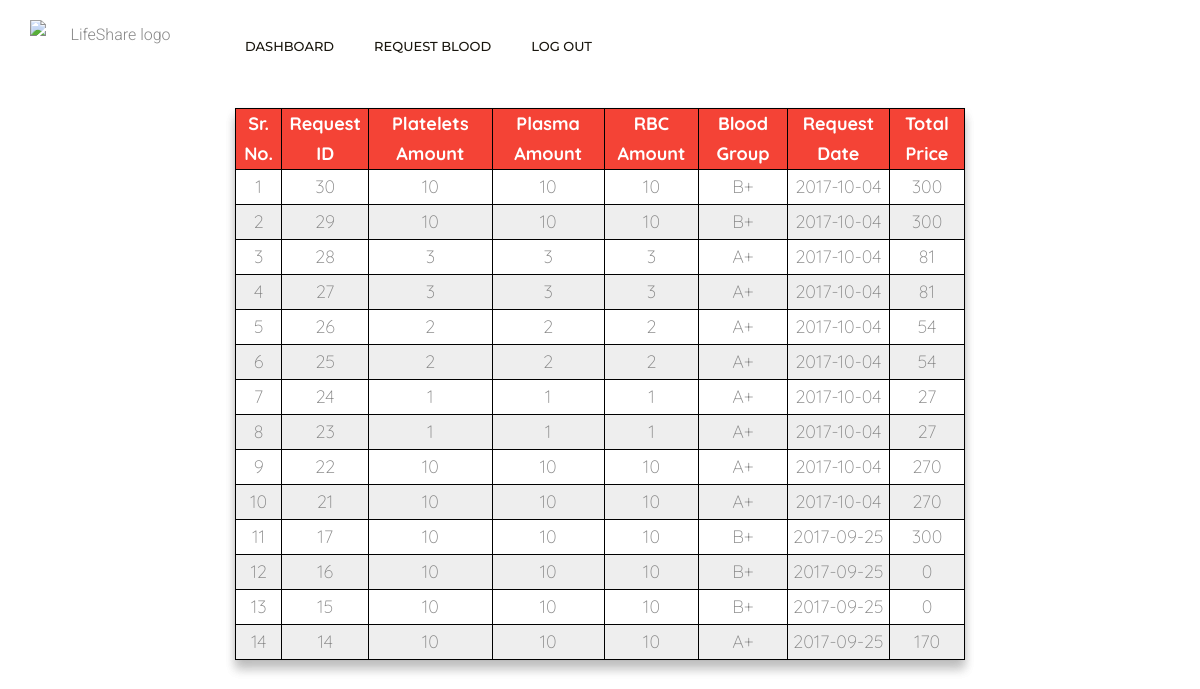
The app's page /hospital_details.php (signed in) with its own data.
### tables this page shows
CREATE TABLE IF NOT EXISTS `blood_request` (
  `req_no` bigint(20) NOT NULL AUTO_INCREMENT,
  `hp_id` bigint(20) DEFAULT NULL,
  `platelets_amt` int(11) DEFAULT NULL,
  `plasma_amt` int(11) DEFAULT NULL,
  `rbc_amt` int(11) DEFAULT NULL,
  `whole_amt` int(11) NOT NULL DEFAULT '0',
  `blood_grp` varchar(3) NOT NULL,
  `type` varchar(50) NOT NULL,
  `patient_id` int(11) DEFAULT NULL,
  `total_price` decimal(10,0) NOT NULL,
  `issuing_date` date DEFAULT NULL,
  `issuing_branch_id` int(11) NOT NULL,
  PRIMARY KEY (`req_no`),
  KEY `req_hosp` (`hp_id`),
  KEY `req_pat` (`patient_id`)
);

### hospital_details.php (the view, shortened to what this page needs)
<?php
    include_once ("connection.php");
    $hp_id = $_SESSION['login_id'];
?>
<!DOCTYPE html>
<html lang="en">
<head>
    <link href="css/bootstrap.min.css" rel="stylesheet">
    <link href="css/tables.css" rel="stylesheet">
    <link href="css/font-awesome.min.css" rel="stylesheet">
    <link href="css/style.css" rel="stylesheet">
    <link href="css/bootstrap.min.css" rel="stylesheet">
    <link rel="stylesheet" type="text/css" href="login.css">
    <link rel="stylesheet" href="css/form-elements.css">
    <link rel="stylesheet" href="css/wizard.css">
</head>
<body>
    <div class="header">
        <div class="container">
            <div class="row">
                <div class="col-lg-2 col-md-4 col-sm-12 col-xs-12">
                    <img src="images/logo_name.png" class="img-responsive" alt="LifeShare logo" />
                </div>
                <div class="col-lg-10 col-md-4 col-sm-12 col-xs-12">
                    <div class="navigation">
                        <div id="navigation">
                            <ul>
                                <li class=""><a href="#" onclick="showForm2();" title="Dashboard">Dashboard</a></li>
                                <li class=""><a href="#" onclick="showForm();" title="Request">Request Blood</a></li>
                                <li class=""><a href="logout.php" title="LogOut">Log Out</a></li>
                            </ul>
                        </div>
                    </div>
                </div>
            </div>
        </div>
    </div>
    <div class="container">
        <div class="row">
        <br>
            <div class="col-lg-12">
                <div class="col-lg-2">
                </div>
                <div class="col-lg-8" id="table1" style="margin-top: 35px;">
                    <?php
                        $sql = "SELECT * FROM blood_request where hp_id='$hp_id' ORDER BY issuing_date desc";
                        $res = $conn->query($sql);
                        echo "<table>";
                        echo "<tr><th> Sr. No.</th><th>Request ID</th><th>Platelets Amount</th><th>Plasma Amount</th><th>RBC Amount</th><th>Blood Group</th><th>Request Date</th><th>Total Price</th></tr>";
                        if($res->num_rows>0)
                        {
                            $sr = 0;
                            while($row = $res->fetch_assoc())
                            {
                                $sr++;
                                echo "<tr>";
                                echo "<td>".$sr."</td><td>".$row['req_no']."</td><td>".$row['platelets_amt']."</td><td>".$row['plasma_amt']."</td><td>".$row['rbc_amt']."</td><td>".$row['blood_grp']."</td><td>".$row['issuing_date']."</td><td>".$row['total_price']."</td>";
                                echo "</tr>";
                            }
                        }
                        echo "</table>";
                    ?>
                </div>
                <div class="col-lg-2">
                </div>
            </div>
        <div class="col-lg-12">
        <div class="col-lg-3">
        </div>
        <div class="col-lg-6">
        </div>
        <div class="col-lg-3">
        </div>
        </div>
        </div>
    </div>
</body>
</html>

### css/tables.css (style rules this page uses)
body { padding-top: 50px; }
table, td, th { border: 1px solid black; text-align: center; }
table { border-collapse: collapse; font-family: 'Quicksand', sans-serif; font-size: 18px; width: 100%; margin-top: -50px; margin-left: 0px; margin-bottom: 0px; text-align: center; box-shadow: 0px 0px 1px rgba(0, 0, 0, 0.1), 0px 10px 10px rgba(0, 0, 0, 0.1), 0px 10px 10px rgba(0, 0, 0, 0.1), 0px 5px 10px rgba(0, 0, 0, 0.1); }
th, td { border: 1px solid black; padding: 40px; }
tr { height: 100px; }
th { background-color: #f44336; color: white; font-family: 'Quicksand', sans-serif; }
tr:nth-child(odd) { background-color: #eeeeee; text-align: center; font-family: 'Quicksand', sans-serif; }

### css/style.css (style rules this page uses)
body { font-size: 16px; background-color: #fff; color: #5d5c59; font-family: 'Roboto', sans-serif; line-height: 28px; font-weight: 300; }
ul, ol { margin: 0; }
a { color: #fa2d2d; text-decoration: none; -webkit-transition: all 0.3s; -moz-transition: all 0.3s; transition: all 0.3s; }
.header { background-color: #fff; z-index: 9999; position: relative; padding-top: 20px; padding-bottom: 20px; }
.navigation { float: right; }
#navigation, #navigation ul, #navigation ul li, #navigation ul li a, #navigation #menu-button { margin: 0; padding: 0; border: 0; list-style: none; line-height: 1; display: block; position: relative; -webkit-box-sizing: border-box; -moz-box-sizing: border-box; box-sizing: border-box; }
#navigation:after, #navigation > ul:after { content: "."; display: block; clear: both; visibility: hidden; line-height: 0; height: 0; }
#navigation { font-family: 'Montserrat', sans-serif; -webkit-font-smoothing: antialiased; text-rendering: optimizeLegibility; }
#navigation > ul > li { float: left; }
#navigation > ul > li > a { padding: 20px; font-size: 13px; color: #18150d; text-decoration: none; font-weight: 500; text-transform: uppercase; }
@media only screen and (max-width: 1200px) { .navigation { float: none; } }

### css/wizard.css (style rules this page uses)
body { font-family: 'Roboto', sans-serif; font-size: 16px; font-weight: 300; color: #888; line-height: 30px; text-align: center; }
a, a:hover, a:focus { color: #fe0000; text-decoration: none; -webkit-transition: all .3s; transition: all .3s; }
img { max-width: 100%; }

### hospital_details.php (style rules this page uses)
body { padding-top: 0px; }
table, td, th { border: 1px solid black; text-align: center; }
tr { height: 35px; }

### records on screen
blood_request: req_no "30", platelets_amt "10", plasma_amt "10", rbc_amt "10", blood_grp "B+", issuing_date "2017-10-04", total_price "300"
blood_request: req_no "29", platelets_amt "10", plasma_amt "10", rbc_amt "10", blood_grp "B+", issuing_date "2017-10-04", total_price "300"
blood_request: req_no "28", platelets_amt "3", plasma_amt "3", rbc_amt "3", blood_grp "A+", issuing_date "2017-10-04", total_price "81"
blood_request: req_no "27", platelets_amt "3", plasma_amt "3", rbc_amt "3", blood_grp "A+", issuing_date "2017-10-04", total_price "81"
blood_request: req_no "26", platelets_amt "2", plasma_amt "2", rbc_amt "2", blood_grp "A+", issuing_date "2017-10-04", total_price "54"
blood_request: req_no "25", platelets_amt "2", plasma_amt "2", rbc_amt "2", blood_grp "A+", issuing_date "2017-10-04", total_price "54"
blood_request: req_no "24", platelets_amt "1", plasma_amt "1", rbc_amt "1", blood_grp "A+", issuing_date "2017-10-04", total_price "27"
blood_request: req_no "23", platelets_amt "1", plasma_amt "1", rbc_amt "1", blood_grp "A+", issuing_date "2017-10-04", total_price "27"
blood_request: req_no "22", platelets_amt "10", plasma_amt "10", rbc_amt "10", blood_grp "A+", issuing_date "2017-10-04", total_price "270"
blood_request: req_no "21", platelets_amt "10", plasma_amt "10", rbc_amt "10", blood_grp "A+", issuing_date "2017-10-04", total_price "270"
blood_request: req_no "17", platelets_amt "10", plasma_amt "10", rbc_amt "10", blood_grp "B+", issuing_date "2017-09-25", total_price "300"
blood_request: req_no "16", platelets_amt "10", plasma_amt "10", rbc_amt "10", blood_grp "B+", issuing_date "2017-09-25", total_price "0"
blood_request: req_no "15", platelets_amt "10", plasma_amt "10", rbc_amt "10", blood_grp "B+", issuing_date "2017-09-25", total_price "0"
blood_request: req_no "14", platelets_amt "10", plasma_amt "10", rbc_amt "10", blood_grp "A+", issuing_date "2017-09-25", total_price "170"
